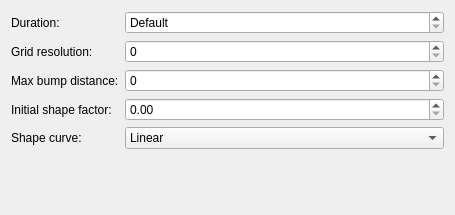
<?xml version="1.0" encoding="UTF-8"?>
<ui version="4.0">
 <class>YetAnotherMagicLampEffectKCM</class>
 <widget class="QWidget" name="YetAnotherMagicLampEffectKCM">
  <property name="geometry">
   <rect>
    <x>0</x>
    <y>0</y>
    <width>455</width>
    <height>215</height>
   </rect>
  </property>
  <layout class="QFormLayout" name="formLayout">
   <item row="0" column="0">
    <widget class="QLabel" name="label_Duration">
     <property name="text">
      <string>Duration:</string>
     </property>
    </widget>
   </item>
   <item row="0" column="1">
    <widget class="QSpinBox" name="kcfg_Duration">
     <property name="sizePolicy">
      <sizepolicy hsizetype="Expanding" vsizetype="Fixed">
       <horstretch>0</horstretch>
       <verstretch>0</verstretch>
      </sizepolicy>
     </property>
     <property name="specialValueText">
      <string>Default</string>
     </property>
     <property name="suffix">
      <string> milliseconds</string>
     </property>
     <property name="maximum">
      <number>9999</number>
     </property>
     <property name="singleStep">
      <number>5</number>
     </property>
    </widget>
   </item>
   <item row="1" column="0">
    <widget class="QLabel" name="label_GridResolution">
     <property name="text">
      <string>Grid resolution:</string>
     </property>
    </widget>
   </item>
   <item row="1" column="1">
    <widget class="QSpinBox" name="kcfg_GridResolution">
     <property name="sizePolicy">
      <sizepolicy hsizetype="Expanding" vsizetype="Fixed">
       <horstretch>0</horstretch>
       <verstretch>0</verstretch>
      </sizepolicy>
     </property>
    </widget>
   </item>
   <item row="2" column="0">
    <widget class="QLabel" name="label_MaxBumpDistance">
     <property name="text">
      <string>Max bump distance:</string>
     </property>
    </widget>
   </item>
   <item row="2" column="1">
    <widget class="QSpinBox" name="kcfg_MaxBumpDistance">
     <property name="sizePolicy">
      <sizepolicy hsizetype="Expanding" vsizetype="Fixed">
       <horstretch>0</horstretch>
       <verstretch>0</verstretch>
      </sizepolicy>
     </property>
    </widget>
   </item>
   <item row="3" column="0">
    <widget class="QLabel" name="label_InitialShapeFactor">
     <property name="text">
      <string>Initial shape factor:</string>
     </property>
    </widget>
   </item>
   <item row="3" column="1">
    <widget class="QDoubleSpinBox" name="kcfg_InitialShapeFactor">
     <property name="sizePolicy">
      <sizepolicy hsizetype="Expanding" vsizetype="Fixed">
       <horstretch>0</horstretch>
       <verstretch>0</verstretch>
      </sizepolicy>
     </property>
     <property name="maximum">
      <double>1.000000000000000</double>
     </property>
     <property name="singleStep">
      <double>0.050000000000000</double>
     </property>
    </widget>
   </item>
   <item row="4" column="0">
    <widget class="QLabel" name="label_ShapeCurve">
     <property name="text">
      <string>Shape curve:</string>
     </property>
    </widget>
   </item>
   <item row="4" column="1">
    <widget class="QComboBox" name="kcfg_ShapeCurve">
     <property name="sizePolicy">
      <sizepolicy hsizetype="Expanding" vsizetype="Fixed">
       <horstretch>0</horstretch>
       <verstretch>0</verstretch>
      </sizepolicy>
     </property>
     <item>
      <property name="text">
       <string>Linear</string>
      </property>
     </item>
     <item>
      <property name="text">
       <string>Quad</string>
      </property>
     </item>
     <item>
      <property name="text">
       <string>Cubic</string>
      </property>
     </item>
     <item>
      <property name="text">
       <string>Quart</string>
      </property>
     </item>
     <item>
      <property name="text">
       <string>Quint</string>
      </property>
     </item>
     <item>
      <property name="text">
       <string>Sine</string>
      </property>
     </item>
     <item>
      <property name="text">
       <string>Circ</string>
      </property>
     </item>
     <item>
      <property name="text">
       <string>Bounce</string>
      </property>
     </item>
     <item>
      <property name="text">
       <string>Bezier</string>
      </property>
     </item>
    </widget>
   </item>
  </layout>
 </widget>
 <resources/>
 <connections/>
</ui>
